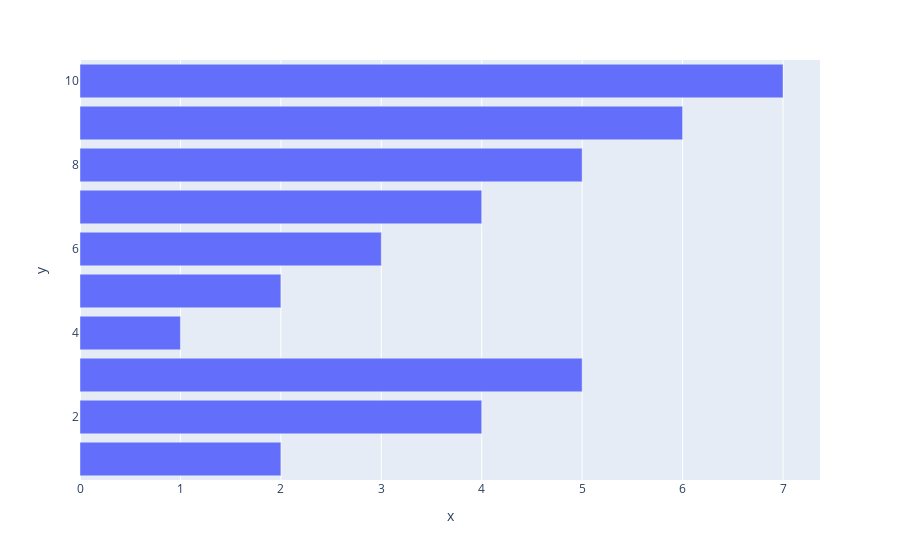

Notebook code cell kept with this figure:
### Code cell
px.bar(x = y, y = x, orientation = 'h')

### Figure 1 — Plotly figure (JSON) as saved in the notebook; plotly's stock layout.template omitted (floating-point values rounded to 4 significant figures)
{"data": [{"alignmentgroup": "True", "hovertemplate": "x=%{x}<br>y=%{y}<extra></extra>", "legendgroup": "", "marker": {"color": "#636efa", "pattern": {"shape": ""}}, "name": "", "offsetgroup": "", "orientation": "h", "showlegend": false, "textposition": "auto", "type": "bar", "x": [2, 4, 5, 1, 2, 3, 4, 5, 6, 7], "xaxis": "x", "y": [1, 2, 3, 4, 5, 6, 7, 8, 9, 10], "yaxis": "y"}], "layout": {"barmode": "relative", "legend": {"tracegroupgap": 0}, "margin": {"t": 60}, "xaxis": {"anchor": "y", "domain": [0, 1], "title": {"text": "x"}}, "yaxis": {"anchor": "x", "domain": [0, 1], "title": {"text": "y"}}}}
